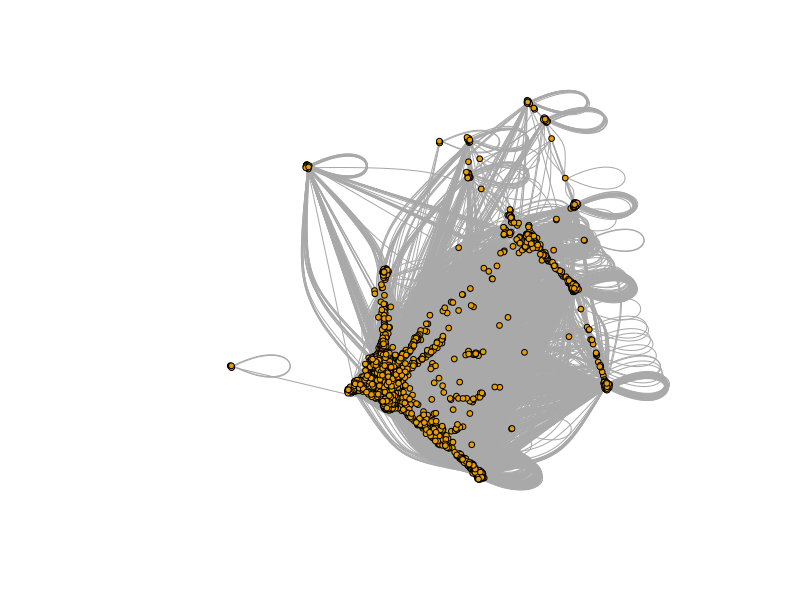
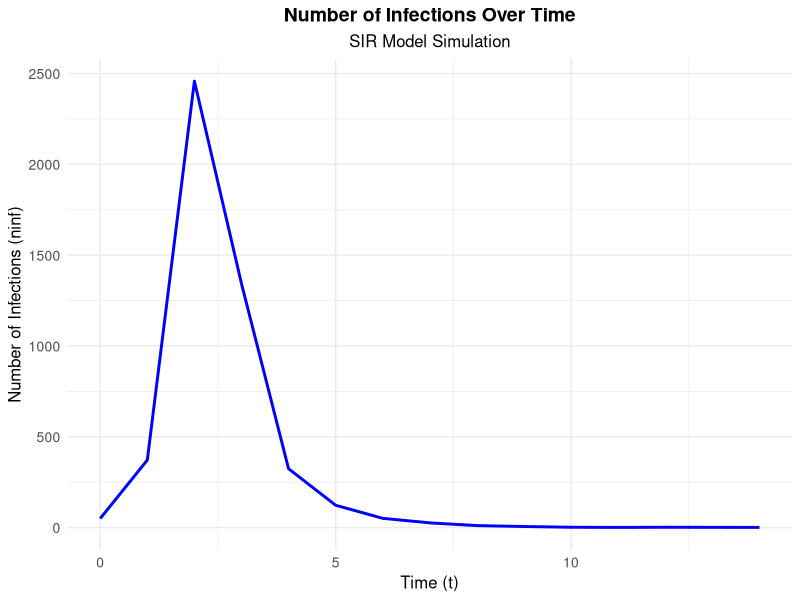
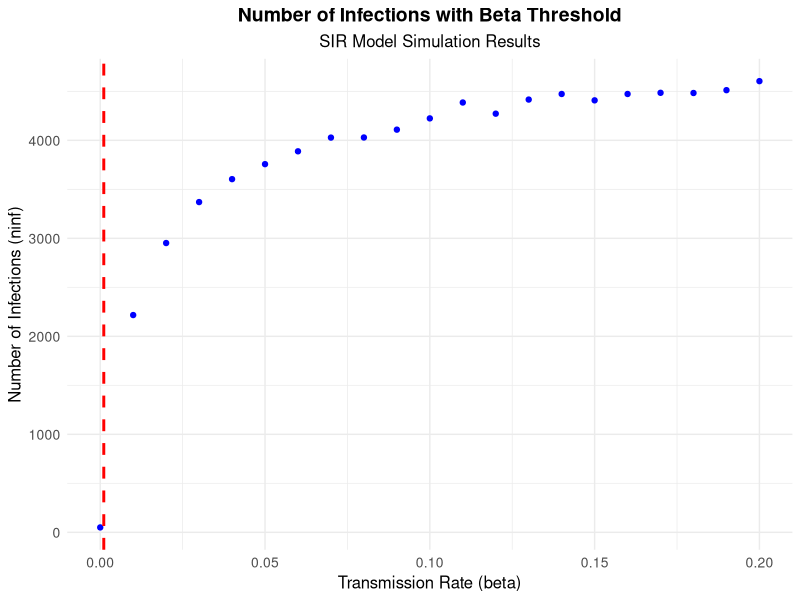
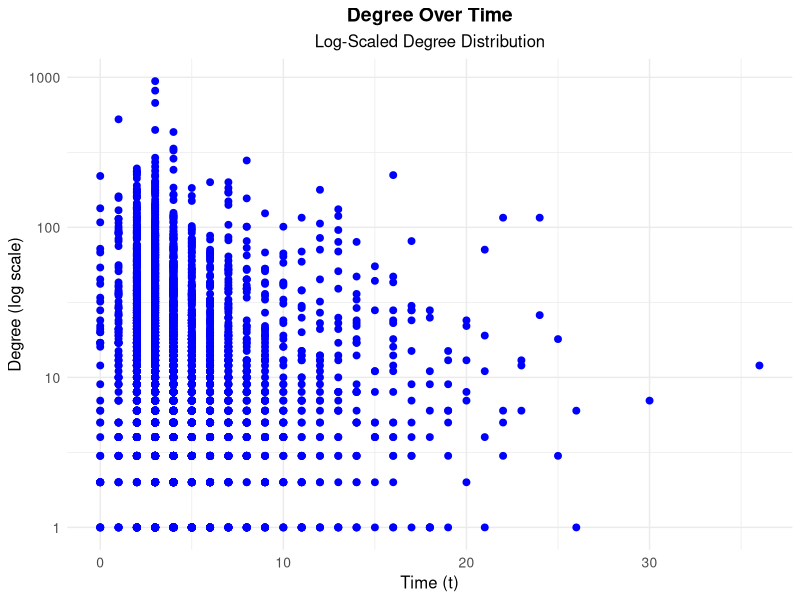
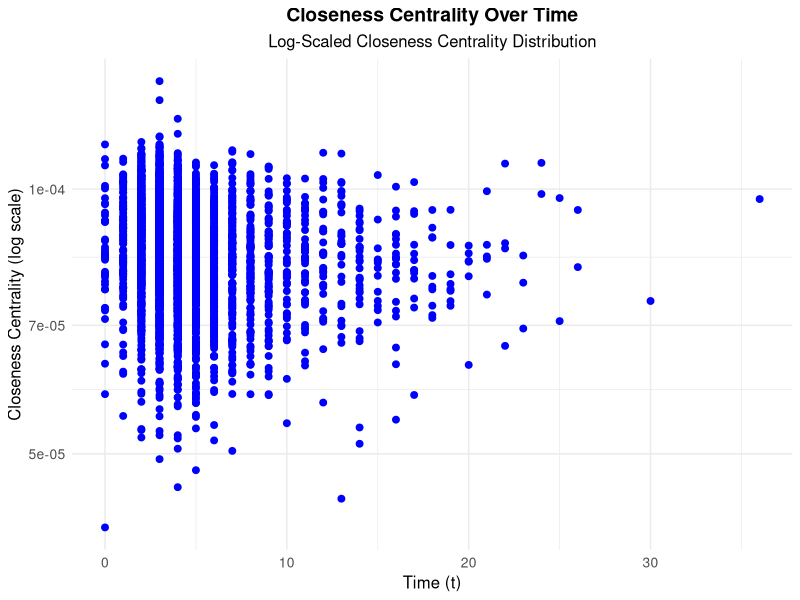
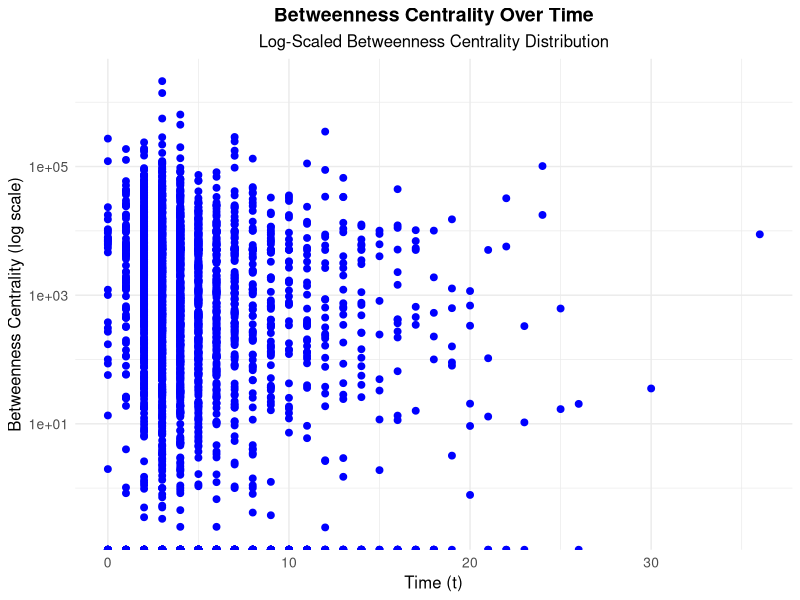
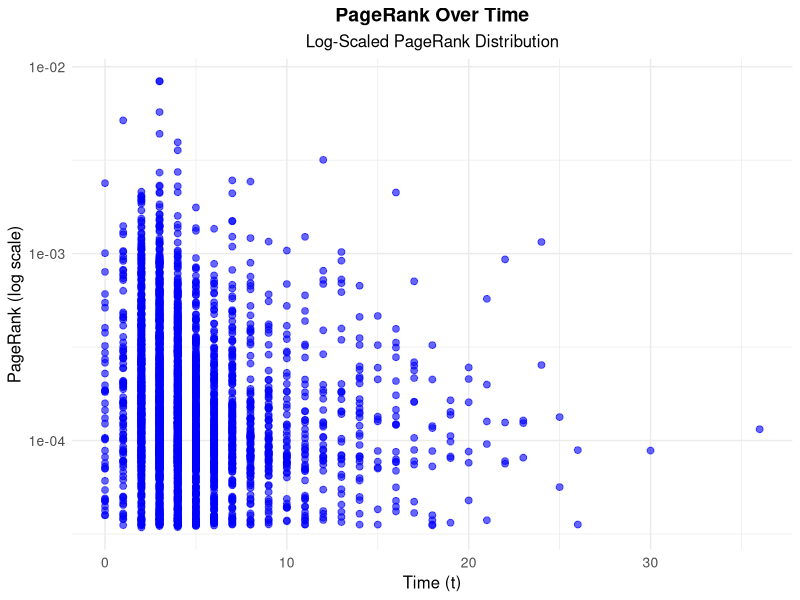
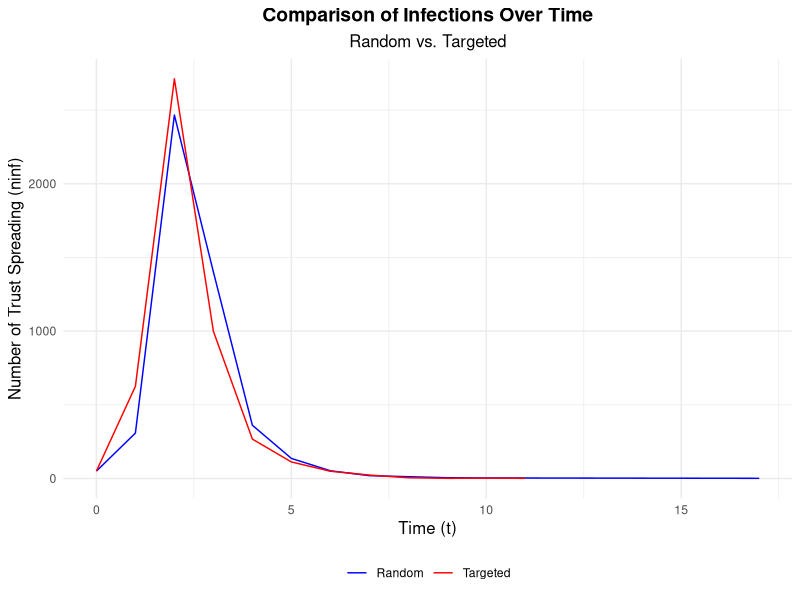

Reproduce these figures in R, in order. (Note: this script raises an error after producing the figures.)
## ---- chunk 1
library(readr)
library(igraph)
library(dplyr)
library(ggplot2)
library(purrr)
library(tibble)
library(caret)
library(tidyverse)
## ---- chunk 2
sim_sir <- function(g,beta,mu,seeds){
  state <- rep(0,vcount(g)) #initial state of the simulation
  state[seeds] <- 1 #infect the seeds
  t <- 0
  table <- data.frame(t=0,inf=seeds)
  while(sum(state==1)>0){
    t <- t + 1
    ## I -> R
    infected <- which(state==1) #get them
    # generate a random value for every infected, if it's < mu, let the node recover.
    state[infected] <- ifelse(runif(length(infected)) < mu,2,1)
    
    ## S -> I
    infected <- which(state==1)
    susceptible <- which(state==0) #get them
    contacts <- as.numeric(unlist(adjacent_vertices(g,infected))) #get the contacts of infected
    contacts <- contacts[contacts %in% susceptible] # get those who are susceptible
    new_infected <- contacts[runif(length(contacts)) < beta] #infect contacts
    new_infected <- unique(new_infected) # drop duplicates from the new_infected
    if(length(new_infected)>0){
      state[new_infected] <- 1
      table <- rbind(table,data.frame(t,inf=new_infected))
    }
  }
  table
}
## ---- chunk 3
node <- read.csv("nodes.csv") |> select("X..index", "meta")
edge <- read.csv("edges.csv")

graph <- graph_from_data_frame(edge, vertices = node, directed = FALSE)
graph <- simplify(graph)

cluster <- clusters(graph)
giant_component <- which.max(cluster$csize)
node_giant <- V(graph)[cluster$membership == giant_component]

g <- induced_subgraph(graph, node_giant)
g

## ---- chunk 4
plot(g, vertex.label = NA, vertex.size = 3)
## ---- chunk 5
mu <- 0.1
betac <- mu*mean(degree(g))/(mean(degree(g)^2))
betac
## ---- chunk 6
seeds <- sample(1:vcount(g),vcount(g)*0.01)

realization <- sim_sir(g,beta = 0.5,mu=0.1,seeds) %>% 
  group_by(t) %>% summarize(ninf=n()) 
## ---- chunk 7
realization %>% 
  ggplot(aes(x=t, y=ninf)) + 
  geom_line(color = "blue", size = 1) + 
  labs(
    title = "Number of Infections Over Time",
    subtitle = "SIR Model Simulation",
    x = "Time (t)",
    y = "Number of Infections (ninf)"
  ) + 
  theme_minimal() +
  theme(
    plot.title = element_text(hjust = 0.5, size = 14, face = "bold"),
    plot.subtitle = element_text(hjust = 0.5, size = 12),
    axis.title.x = element_text(size = 12),
    axis.title.y = element_text(size = 12),
    axis.text = element_text(size = 10)
  )
## ---- chunk 8
results <- map_dfr(seq(0,0.2,0.01), # beta range
        \(beta){ seeds <- sample(1:vcount(g),vcount(g)*0.01)
        realization <- sim_sir(g,beta,mu,seeds) # make a realization for each beta
        data.frame(beta,ninf=nrow(realization)) # create dataframe row
        })
## ---- chunk 9
results %>% 
  ggplot(aes(x=beta, y=ninf)) + 
  geom_point(color = "blue", size = 1.5) + 
  geom_vline(xintercept = betac, linetype = "dashed", color = "red", size = 1) + 
  labs(
    title = "Number of Infections with Beta Threshold",
    subtitle = "SIR Model Simulation Results",
    x = "Transmission Rate (beta)",
    y = "Number of Infections (ninf)"
  ) + 
  theme_minimal() +
  theme(
    plot.title = element_text(hjust = 0.5, size = 14, face = "bold"),
    plot.subtitle = element_text(hjust = 0.5, size = 12),
    axis.title.x = element_text(size = 12),
    axis.title.y = element_text(size = 12),
    axis.text = element_text(size = 10)
  )
## ---- chunk 10
realization <- sim_sir(g,beta=0.1,mu=0.1,seeds)
## ---- chunk 11
set.seed(12345)
table_d <- degree(g) %>% enframe(name = "inf",value="degree") %>%
  merge(realization) 

# Plot
table_d %>% 
  ggplot(aes(x = t, y = degree)) + 
  geom_point(color = "blue", size = 2) + 
  scale_y_log10() + 
  labs(
    title = "Degree Over Time",
    subtitle = "Log-Scaled Degree Distribution",
    x = "Time (t)",
    y = "Degree (log scale)"
  ) + 
  theme_minimal() +
  theme(
    plot.title = element_text(hjust = 0.5, size = 14, face = "bold"),
    plot.subtitle = element_text(hjust = 0.5, size = 12),
    axis.title.x = element_text(size = 12),
    axis.title.y = element_text(size = 12),
    axis.text = element_text(size = 10)
  )
## ---- chunk 12
set.seed(12345)
table_c <- closeness(g) %>% enframe(name = "inf",value="closeness") %>%
  merge(realization) 

# Plot
table_c %>% 
  ggplot(aes(x = t, y = closeness)) + 
  geom_point(color = "blue", size = 2) + 
  scale_y_log10() + 
  labs(
    title = "Closeness Centrality Over Time",
    subtitle = "Log-Scaled Closeness Centrality Distribution",
    x = "Time (t)",
    y = "Closeness Centrality (log scale)"
  ) + 
  theme_minimal() +
  theme(
    plot.title = element_text(hjust = 0.5, size = 14, face = "bold"),
    plot.subtitle = element_text(hjust = 0.5, size = 12),
    axis.title.x = element_text(size = 12),
    axis.title.y = element_text(size = 12),
    axis.text = element_text(size = 10)
  )
## ---- chunk 13
set.seed(12345)
table_b <- betweenness(g) %>% enframe(name = "inf",value="betweenness") %>%
  merge(realization) 

# Plot
table_b %>% 
  ggplot(aes(x = t, y = betweenness)) + 
  geom_point(color = "blue", size = 2) + 
  scale_y_log10() + 
  labs(
    title = "Betweenness Centrality Over Time",
    subtitle = "Log-Scaled Betweenness Centrality Distribution",
    x = "Time (t)",
    y = "Betweenness Centrality (log scale)"
  ) + 
  theme_minimal() +
  theme(
    plot.title = element_text(hjust = 0.5, size = 14, face = "bold"),
    plot.subtitle = element_text(hjust = 0.5, size = 12),
    axis.title.x = element_text(size = 12),
    axis.title.y = element_text(size = 12),
    axis.text = element_text(size = 10)
  )
## ---- chunk 14
set.seed(12345)
table_pr <- page_rank(g)$vector %>% enframe(name = "inf",value="page_rank") %>%
  merge(realization) 

# Plot
table_pr %>% 
  ggplot(aes(x = t, y = page_rank)) + 
  geom_point(color = "blue", size = 2, alpha = 0.6) + 
  scale_y_log10() + 
  labs(
    title = "PageRank Over Time",
    subtitle = "Log-Scaled PageRank Distribution",
    x = "Time (t)",
    y = "PageRank (log scale)"
  ) + 
  theme_minimal() +
  theme(
    plot.title = element_text(hjust = 0.5, size = 14, face = "bold"),
    plot.subtitle = element_text(hjust = 0.5, size = 12),
    axis.title.x = element_text(size = 12),
    axis.title.y = element_text(size = 12),
    axis.text = element_text(size = 10)
  )
## ---- chunk 15
table <- merge(table_d,table_c)
table <- merge(table,table_pr)
table <- merge(table,table_b)
cor(table$t,table[,-c(1,2)])
## ---- chunk 16
set.seed(12345)
seeds <- sample(1:vcount(g),vcount(g)*0.01)
realization_random <- sim_sir(g,beta = 0.5,mu=0.1,seeds) %>%
  group_by(t) %>% summarize(ninf=n())
seeds <- closeness(g) %>% enframe(name = "inf",value="closeness") %>%
  slice_max(closeness,n=round(vcount(g)*0.01,0))

seeds_inf <- seeds$inf
seeds_inf <- as.integer(seeds_inf)
all(seeds_inf %in% V(g)) 

realization_targeted <- sim_sir(g,beta = 0.5,mu=0.1,seeds_inf) %>%
  group_by(t) %>% summarize(ninf=n())
## ---- chunk 17
ggplot() + geom_line(data=realization_random,aes(x=t,y=ninf,col="Random"))+
  geom_line(data=realization_targeted,aes(x=t,y=ninf,col="Targeted")) +
  labs(
    title = "Comparison of Infections Over Time",
    subtitle = "Random vs. Targeted",
    x = "Time (t)",
    y = "Number of Trust Spreading (ninf)",
    color = NULL
  ) +
  theme_minimal() +
  theme(
    plot.title = element_text(hjust = 0.5, size=14, face="bold"),
    plot.subtitle = element_text(hjust = 0.5, size=12),
    axis.title.x = element_text(size=12),
    axis.title.y = element_text(size=12),
    legend.position = "bottom"
  ) +
  scale_color_manual(values = c("Random" = "blue", "Targeted" = "red"))

## ---- chunk 18
total_infected_random <- sum(realization_random$ninf)
total_infected_targeted <- sum(realization_targeted$ninf)
difference_infected <- total_infected_targeted - total_infected_random

print(paste("Total Infected (Random)", total_infected_random))
print(paste("Total Infected (Targeted)", total_infected_targeted))
print(paste("Difference in Infected", difference_infected))
## ---- chunk 19
set.seed(12345)

seeds <- sample(1:vcount(g),vcount(g)*0.01)
realization <- sim_sir(g,beta = 0.5,mu=0.1,seeds) |> group_by(t) |> summarize(ninf=n())

vaccinated_random <- sample(1:vcount(g),vcount(g)*0.05)
gp <- delete_vertices(g,vaccinated_random)
seeds <- sample(1:vcount(gp),vcount(gp)*0.01)
realization_random <- sim_sir(gp,beta = 0.5,mu=0.1,seeds) |> group_by(t) |> summarize(ninf=n())
## ---- chunk 20
set.seed(12345)
seeds <- closeness(g) %>% enframe(name = "inf",value="closeness") %>%
  slice_max(closeness,n=round(vcount(g)*0.05,0))
gp <- delete_vertices(g,seeds$inf)
seeds <- sample(1:vcount(gp),vcount(gp)*0.01)
realization_targeted <- sim_sir(gp,beta = 0.5,mu=0.1,seeds) %>%
  group_by(t) %>% summarize(ninf=n())
## ---- chunk 21
ggplot() + geom_line(data=realization,aes(x=t,y=ninf,col="No Vaccination")) +
  geom_line(data=realization_random,aes(x=t,y=ninf,col="Vacc. Random"))+
  geom_line(data=realization_targeted,aes(x=t,y=ninf,col="Vacc. Targeted")) +
  theme_minimal() + labs(
    color = "Vaccination Strategy",  # Set the legend title for the color aesthetic
    title = "Comparison of Trust Spread Over Time",
    subtitle = "No Vaccination vs. Random Vaccination vs. Targeted Vaccination",
    x = "Time (t)",
    y = "Number of trust spread (ninf)"
  ) +
  theme(
    plot.title = element_text(hjust = 0.5, size = 14, face = "bold"),
    plot.subtitle = element_text(hjust = 0.5, size = 12),
    axis.title.x = element_text(size = 12),
    axis.title.y = element_text(size = 12),
    legend.position = "bottom"
  ) +
    scale_color_manual(values = c("No Vaccination" = "blue", "Vacc. Random" = "red", "Vacc. Targeted" = "green"))
## ---- chunk 22
No_Vaccination <- sum(realization$ninf)
Vacc._Random <- sum(realization_random$ninf)
Vacc._Targeted <- sum(realization_targeted$ninf)

print(paste("No Vaccination", No_Vaccination))
print(paste("Vacc. Random", Vacc._Random))
print(paste("Vacc. Targeted", Vacc._Targeted))

partd_w_n_v <- data.frame(partd_label = c("Vacc. Random", "Vacc. Targeted", "Difference in Infected",
                                          "No Vaccination"),
                    pard_value = c(Vacc._Random, Vacc._Targeted, Vacc._Random-Vacc._Targeted,
                                   No_Vaccination))
partd_w_n_v
## ---- chunk 23
print(paste("Total Infected (Random)", total_infected_random))
print(paste("Total Infected (Targeted)", total_infected_targeted))
print(paste("Difference in Infected", difference_infected))

partc <- data.frame("label" = c("Total Infected (Random)", "Total Infected (Targeted)", 
                                          "Difference in Infected"),
                    "partc_value" = c(total_infected_random, total_infected_targeted, difference_infected))

partd <- partd_w_n_v[-4,]

merged_table <- cbind(partc, partd) |> select(-"partd_label") |> mutate(difference = partc_value - pard_value)

merged_table 
## ---- chunk 24
all <- table_d %>% group_by(t) %>% summarize(ninf=n())
sensors <- table_d %>% filter(degree>10) %>% group_by(t) %>% summarize(ninf=n())
## ---- chunk 25
ggplot() + geom_line(data=all,aes(x=t,y=ninf/sum(ninf),col="All")) + geom_line(data=sensors,aes(x=t,y=ninf/sum(ninf),col="Sensors")) +
   labs(
    title = "Sensor Spreading Over Time",
    subtitle = "Comparison Between All and Sensor Data",
    x = "Time (t)",
    y = "Normalized Number of Infections",
    color = "Data Source"
  ) +
  theme_minimal() +
  theme(
    plot.title = element_text(hjust = 0.5, size=14, face="bold"),
    plot.subtitle = element_text(hjust = 0.5, size=12),
    axis.title.x = element_text(size=12),
    axis.title.y = element_text(size=12),
    legend.position = "bottom"
  ) +
  scale_color_manual(values = c("All" = "blue", "Sensors" = "green"))
## ---- chunk 26
control <- sample(1:vcount(g),1000)
get_one_neighbor <- function(id){
  sample(neighbors(g,id),1)
}
sensors <- sapply(control,get_one_neighbor)
## ---- chunk 27
control_evo <- table_d %>% filter(inf %in% control) %>% group_by(t) %>% summarize(ninf=n())
sensors_evo <- table_d %>% filter(inf %in% sensors) %>% group_by(t) %>% summarize(ninf=n())
## ---- chunk 28
ggplot() + geom_line(data=control_evo,aes(x=t,y=cumsum(ninf/sum(ninf)),col="All")) +
  geom_line(data=sensors_evo,aes(x=t,y=cumsum(ninf/sum(ninf)),col="Sensors")) +
   labs(
    title = "Cumulative Infections Over Time",
    subtitle = "Comparison Between All and Sensor Data",
    x = "Time (t)",
    y = "Cumulative Proportion of Infections",
    color = "Data Source"
  ) +
  theme_minimal() +
  theme(
    plot.title = element_text(hjust = 0.5, size=14, face="bold"),
    plot.subtitle = element_text(hjust = 0.5, size=12),
    axis.title.x = element_text(size=12),
    axis.title.y = element_text(size=12),
    legend.position = "bottom"
  ) +
  scale_color_manual(values = c("All" = "blue", "Sensors" = "green"))
## ---- chunk 29
# Calculate the quartiles and IQR for each feature
Q1 <- apply(table[, c(-1,-2)], 2, quantile, probs = 0.25)
Q3 <- apply(table[, c(-1,-2)], 2, quantile, probs = 0.75)
IQR <- Q3 - Q1

# Define the lower and upper bounds for outliers
lower_bound <- Q1 - 1.5 * IQR
upper_bound <- Q3 + 1.5 * IQR

# Identify outliers for each feature
outliers <- apply(table[, c(-1,-2)], 2, function(x) x < lower_bound | x > upper_bound)

# Combine the outlier flags across features
outliers_combined <- apply(outliers, 1, any)

# Remove outliers from the dataset
data_no_outliers <- table[!outliers_combined, ]

# Check the dimensions of the dataset before and after removing outliers
dim(table)  # Original dimensions
dim(data_no_outliers)    # Dimensions after removing outliers
## ---- chunk 30
# Split the data into training and testing sets
set.seed(123)
train_index <- createDataPartition(data_no_outliers$t, p = 0.8, list = FALSE)
test_data <- data_no_outliers[-train_index, ] |> select(-inf)
train_data <- data_no_outliers[train_index, ] |> select(-inf)
## ---- chunk 31
set.seed(123)
control <- trainControl(method = "cv",  # Use k-fold cross-validation
                        number = 100)

# Train a regression model
model <- train(t ~ degree + closeness + page_rank + betweenness,
               data = train_data, method = "lm", trControl = control)
summary(model)
## ---- chunk 32
ggplot(train_data, aes(x = seq(1:50), y = t)) +
  geom_point(aes(x = degree), color = "blue") +
  geom_smooth(aes(x = degree), method = "lm", se = FALSE, color = "blue", formula = y ~ x) +
  geom_point(aes(x = closeness), color = "red") +
  geom_smooth(aes(x = closeness), method = "lm", se = FALSE, color = "red", formula = y ~ x) +
  geom_point(aes(x = page_rank), color = "yellow") +
  geom_smooth(aes(x = page_rank), method = "lm", se = FALSE, color = "yellow", formula = y ~ x) +
  geom_point(aes(x = betweenness), color = "pink") +
  geom_smooth(aes(x = betweenness), method = "lm", se = FALSE, color = "pink", formula = y ~ x) +
  labs(title = "Regression Lines for Different Features",
       x = "Sequence (1 to 50)",
       y = "t") +
  theme_minimal()
  
## ---- chunk 33
cv_results <- model$results
cv_results
## ---- chunk 34
set.seed(123)
x <- as.matrix(train_data[,-1])
y <- train_data$t

control <- trainControl(method = "repeatedcv", number = 10, repeats = 5)

ridge_model <- train(
  x, y,
  method = "glmnet",
  trControl = control,
  tuneGrid = expand.grid(alpha = 0, lambda = 10^seq(-3, 0, length = 100))
)

best_tune <- ridge_model$bestTune
best_tune
## ---- chunk 35
prediciton <- predict(ridge_model, newdata = x)
sqrt(mean((prediciton - y)^2))
## ---- chunk 36
# RMSE Calculation for Ridge Regression
predictions_train <- predict(ridge_model, newdata = x)
rmse_train <- sqrt(mean((predictions_train - y)^2))
print(paste("RMSE on train data (Ridge):", rmse_train))

# RMSE Calculation for Test Data
predictions_test <- predict(ridge_model, newdata = test_data)
rmse_test <- sqrt(mean((predictions_test - test_data$t)^2))
print(paste("RMSE on test data (Ridge):", rmse_test))

# Data Frame with RMSE Values
RMSE_ridge <- data.frame(data = c("train", "test"), 
                         RMSE = c(rmse_train, rmse_test))
RMSE_ridge
## ---- chunk 37
### 2. Random Forest
# install.packages("randomForest")
library(randomForest)
test_data <- table[-train_index, ] 
train_control <- trainControl(
  method = "cv", 
  number = 5,
  savePredictions = TRUE
)

# Train the random forest model
set.seed(123)
rf_model <- train(
  t ~ ., 
  data = train_data, 
  method = "ranger",
  trControl = train_control,
  tuneLength = 5,
  metric = "RMSE"
)

test_predictions <- predict(rf_model, newdata = test_data)

test_results <- test_data %>%
  mutate(predictions = test_predictions)

rmse_value <- RMSE(test_results$predictions, test_results$t)

cat("Test RMSE:", rmse_value, "\n")
## ---- chunk 38
set.seed(123)
seeds <- ceiling(nrow(table) * 0.01)
seed_nodes <- test_results %>% arrange(predictions) %>% slice_head(n = num_seeds)

seeds_inf <- seed_nodes$inf
seeds_inf <- as.integer(seeds_inf)
all(seeds_inf %in% V(g)) 

realization_random <- sim_sir(g,beta = 0.5,mu=0.1,seeds_inf) %>%
  group_by(t) %>% summarize(ninf=n())
## ---- chunk 39
set.seed(123)

closeness_centrality <- closeness(g)

# Convert closeness centrality to a tibble
closeness_df <- enframe(closeness_centrality, name = "inf", value = "closeness")

# Merge closeness centrality with test results based on 'inf'
merged_df <- closeness_df %>%
  left_join(test_results, by = "inf")

# Select the top nodes based on closeness centrality
num_seeds <- round(vcount(g) * 0.01)
seed_nodes <- merged_df %>%
  arrange(predictions) %>%
  slice_head(n = num_seeds) %>%
  pull(inf)

realization_targeted <- sim_sir(g,beta = 0.5,mu=0.1,seeds_inf) %>%
  group_by(t) %>% summarize(ninf=n())

# Print the seed nodes and the result of the SIR simulation
print(realization_targeted)
## ---- chunk 40
total_infected_random <- sum(realization_random$ninf)
total_infected_targeted <- sum(realization_targeted$ninf)
difference_infected <- total_infected_targeted - total_infected_random

print(paste("Total Infected (Random)", total_infected_random))
print(paste("Total Infected (Targeted)", total_infected_targeted))
print(paste("Difference in Infected", difference_infected))
## ---- chunk 41
ggplot() + geom_line(data=realization_random,aes(x=t,y=ninf,col="Random"))+
  geom_line(data=realization_targeted,aes(x=t,y=ninf,col="Targeted")) +
  labs(
    title = "Comparison of Infections Over Time",
    subtitle = "Random vs. Targeted",
    x = "Time (t)",
    y = "Number of Trust Spreading (ninf)",
    color = NULL
  ) +
  theme_minimal() +
  theme(
    plot.title = element_text(hjust = 0.5, size=14, face="bold"),
    plot.subtitle = element_text(hjust = 0.5, size=12),
    axis.title.x = element_text(size=12),
    axis.title.y = element_text(size=12),
    legend.position = "bottom"
  ) +
  scale_color_manual(values = c("Random" = "blue", "Targeted" = "red"))
## ---- chunk 42
set.seed(123)

# Select nodes with the smallest predicted time to infection (top 5% of nodes)
num_seeds <- ceiling(nrow(table)*0.01)
seed_nodes <- test_results %>%
  arrange(predictions) %>%
  slice_head(n = num_seeds) %>%
  pull(inf) # Assuming 'name' column has node IDs

gp <- delete_vertices(g,seed_nodes)
seeds <- sample(1:vcount(gp),vcount(gp)*0.01)
realization_random <- sim_sir(gp,beta = 0.5,mu=0.1,seeds) |> group_by(t) |> summarize(ninf=n())
## ---- chunk 43
set.seed(123)
# Calculate closeness centrality for all nodes
closeness_centrality <- closeness(g)

# Convert closeness centrality to a tibble
closeness_df <- enframe(closeness_centrality, name = "inf", value = "closeness")

# Merge closeness centrality with test results based on 'inf'
merged_df <- closeness_df %>%
  left_join(test_results, by = "inf")

# Select the top nodes based on predictions and then by closeness centrality
num_seeds <- round(vcount(g) * 0.05)
seed_nodes <- merged_df %>%
  arrange(predictions) %>%
  slice_head(n = num_seeds) %>%
  pull(inf)

# Remove seed nodes from the graph
gp <- delete_vertices(g, seed_nodes)

# Select a sample of seeds from the remaining nodes
seeds <- sample(1:vcount(gp), vcount(gp) * 0.01)

# Simulate SIR process
realization_targeted <- sim_sir(gp, beta = 0.5, mu = 0.1, seeds) %>%
  group_by(t) %>%
  summarize(ninf = n())

# Print the seed nodes and the result of the SIR simulation
print(realization_targeted)
## ---- chunk 44
ggplot() + 
  geom_line(data=realization_random,aes(x=t,y=ninf,col="Vacc. Random"))+
  geom_line(data=realization_targeted,aes(x=t,y=ninf,col="Vacc. Targeted")) +
  theme_minimal() + labs(
    color = "Vaccination Strategy",  # Set the legend title for the color aesthetic
    title = "Comparison of Trust Spread Over Time",
    subtitle = "Random Vaccination vs. Targeted Vaccination",
    x = "Time (t)",
    y = "Number of trust spread (ninf)"
  ) +
  theme(
    plot.title = element_text(hjust = 0.5, size = 14, face = "bold"),
    plot.subtitle = element_text(hjust = 0.5, size = 12),
    axis.title.x = element_text(size = 12),
    axis.title.y = element_text(size = 12),
    legend.position = "bottom"
  ) +
    scale_color_manual(values = c("Vacc. Random" = "red", "Vacc. Targeted" = "green"))
## ---- chunk 45
Vacc._Random <- sum(realization_random$ninf)
Vacc._Targeted <- sum(realization_targeted$ninf)

print(paste("Vacc. Random", Vacc._Random))
print(paste("Vacc. Targeted", Vacc._Targeted))

partd_w_n_v <- data.frame(partd_label = c("Vacc. Random", "Vacc. Targeted", "Difference in Infected"),
                    pard_value = c(Vacc._Random, Vacc._Targeted, Vacc._Random-Vacc._Targeted))
partd_w_n_v
## ---- chunk 46
print(paste("Total Infected (Random)", total_infected_random))
print(paste("Total Infected (Targeted)", total_infected_targeted))
print(paste("Difference in Infected", difference_infected))

partc <- data.frame("label" = c("Total Infected (Random)", "Total Infected (Targeted)", 
                                          "Difference in Infected"),
                    "partc_value" = c(total_infected_random, total_infected_targeted, difference_infected))

partd <- partd_w_n_v[-4,]

merged_table <- cbind(partc, partd) |> select(-"partd_label") |> mutate(difference = partc_value - pard_value)

merged_table 
